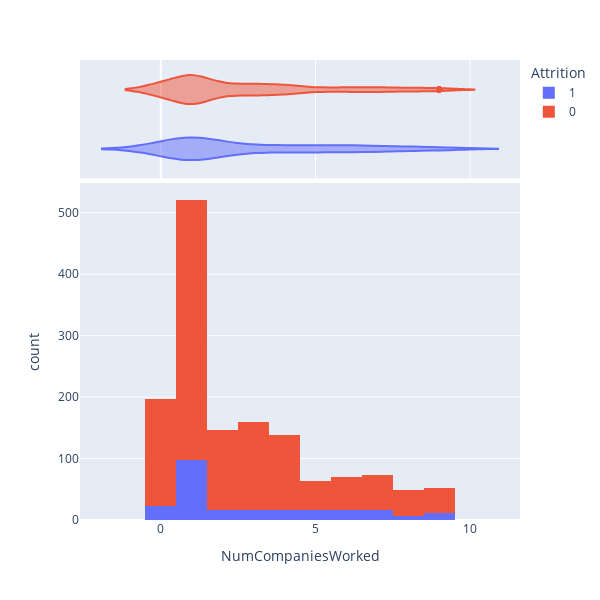

Source (notebook cell):
### Code cell
fig = px.histogram(df, x="NumCompaniesWorked", color='Attrition', marginal='violin',width=600, height=600)
fig.show()

### Figure 1 — Plotly figure (JSON) as saved in the notebook; plotly's stock layout.template omitted (floating-point values rounded to 4 significant figures; data arrays with more than 128 entries replaced by an {"elided": "..."} marker saying what was removed)
{"data": [{"alignmentgroup": "True", "bingroup": "x", "hovertemplate": "Attrition=1<br>NumCompaniesWorked=%{x}<br>count=%{y}<extra></extra>", "legendgroup": "1", "marker": {"color": "#636efa", "pattern": {"shape": ""}}, "name": "1", "offsetgroup": "1", "orientation": "v", "showlegend": true, "type": "histogram", "x": {"elided": "237 int values"}, "xaxis": "x", "yaxis": "y"}, {"alignmentgroup": "True", "hovertemplate": "Attrition=1<br>NumCompaniesWorked=%{x}<extra></extra>", "legendgroup": "1", "marker": {"color": "#636efa"}, "name": "1", "offsetgroup": "1", "scalegroup": "x", "showlegend": false, "type": "violin", "x": {"elided": "237 int values"}, "xaxis": "x2", "yaxis": "y2"}, {"alignmentgroup": "True", "bingroup": "x", "hovertemplate": "Attrition=0<br>NumCompaniesWorked=%{x}<br>count=%{y}<extra></extra>", "legendgroup": "0", "marker": {"color": "#EF553B", "pattern": {"shape": ""}}, "name": "0", "offsetgroup": "0", "orientation": "v", "showlegend": true, "type": "histogram", "x": {"elided": "1233 int values"}, "xaxis": "x", "yaxis": "y"}, {"alignmentgroup": "True", "hovertemplate": "Attrition=0<br>NumCompaniesWorked=%{x}<extra></extra>", "legendgroup": "0", "marker": {"color": "#EF553B"}, "name": "0", "offsetgroup": "0", "scalegroup": "x", "showlegend": false, "type": "violin", "x": {"elided": "1233 int values"}, "xaxis": "x2", "yaxis": "y2"}], "layout": {"barmode": "relative", "height": 600, "legend": {"title": {"text": "Attrition"}, "tracegroupgap": 0}, "margin": {"t": 60}, "width": 600, "xaxis": {"anchor": "y", "domain": [0, 1], "title": {"text": "NumCompaniesWorked"}}, "xaxis2": {"anchor": "y2", "domain": [0, 1], "matches": "x", "showgrid": true, "showticklabels": false}, "yaxis": {"anchor": "x", "domain": [0, 0.7326], "title": {"text": "count"}}, "yaxis2": {"anchor": "x2", "domain": [0.7426, 1], "matches": "y2", "showgrid": false, "showline": false, "showticklabels": false, "ticks": ""}}}
